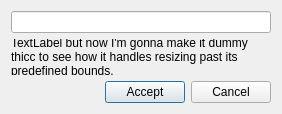
<?xml version="1.0" encoding="UTF-8"?>
<ui version="4.0">
 <class>QReferenceEditWindow</class>
 <widget class="QDialog" name="QReferenceEditWindow">
  <property name="windowModality">
   <enum>Qt::ApplicationModal</enum>
  </property>
  <property name="geometry">
   <rect>
    <x>0</x>
    <y>0</y>
    <width>282</width>
    <height>114</height>
   </rect>
  </property>
  <property name="windowTitle">
   <string>Edit Reference</string>
  </property>
  <layout class="QVBoxLayout" name="verticalLayout">
   <item>
    <widget class="QLineEdit" name="txtReferenceEdit"/>
   </item>
   <item>
    <widget class="QLabel" name="lblInfo">
     <property name="text">
      <string>TextLabel but now I'm gonna make it dummy thicc to see how it handles resizing past its predefined bounds.</string>
     </property>
     <property name="wordWrap">
      <bool>true</bool>
     </property>
    </widget>
   </item>
   <item>
    <spacer name="verticalSpacer">
     <property name="orientation">
      <enum>Qt::Vertical</enum>
     </property>
     <property name="sizeHint" stdset="0">
      <size>
       <width>20</width>
       <height>40</height>
      </size>
     </property>
    </spacer>
   </item>
   <item>
    <layout class="QHBoxLayout" name="horizontalLayout">
     <item>
      <spacer name="horizontalSpacer">
       <property name="orientation">
        <enum>Qt::Horizontal</enum>
       </property>
       <property name="sizeHint" stdset="0">
        <size>
         <width>40</width>
         <height>20</height>
        </size>
       </property>
      </spacer>
     </item>
     <item>
      <widget class="QPushButton" name="btnAccept">
       <property name="text">
        <string>Accept</string>
       </property>
      </widget>
     </item>
     <item>
      <widget class="QPushButton" name="btnCancel">
       <property name="text">
        <string>Cancel</string>
       </property>
      </widget>
     </item>
    </layout>
   </item>
  </layout>
 </widget>
 <layoutdefault spacing="6" margin="11"/>
 <resources/>
 <connections/>
</ui>
